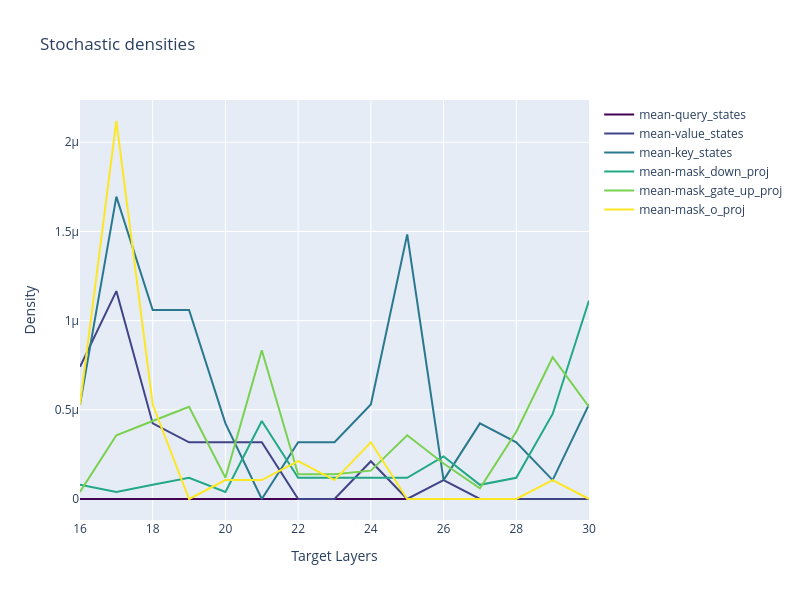

Notebook code for this chart:
### Code cell
plot_densities(densities)

### Figure 1 — Plotly figure (JSON) as saved in the notebook; plotly's stock layout.template omitted (floating-point values rounded to 4 significant figures)
{"data": [{"line": {"color": "rgba(0.267004, 0.004874, 0.329415, 1.0)"}, "mode": "lines", "name": "mean-query_states", "type": "scatter", "x": [16, 17, 18, 19, 20, 21, 22, 23, 24, 25, 26, 27, 28, 29, 30], "y": [0, 0, 0, 0, 0, 0, 0, 0, 0, 0, 0, 0, 0, 0, 0]}, {"line": {"color": "rgba(0.253935, 0.265254, 0.529983, 1.0)"}, "mode": "lines", "name": "mean-value_states", "type": "scatter", "x": [16, 17, 18, 19, 20, 21, 22, 23, 24, 25, 26, 27, 28, 29, 30], "y": [7.417e-07, 1.166e-06, 4.239e-07, 3.179e-07, 3.179e-07, 3.179e-07, 0, 0, 2.119e-07, 0, 1.06e-07, 0, 0, 0, 0]}, {"line": {"color": "rgba(0.163625, 0.471133, 0.558148, 1.0)"}, "mode": "lines", "name": "mean-key_states", "type": "scatter", "x": [16, 17, 18, 19, 20, 21, 22, 23, 24, 25, 26, 27, 28, 29, 30], "y": [5.298e-07, 1.695e-06, 1.06e-06, 1.06e-06, 4.239e-07, 0, 3.179e-07, 3.179e-07, 5.298e-07, 1.483e-06, 1.06e-07, 4.239e-07, 3.179e-07, 1.06e-07, 5.298e-07]}, {"line": {"color": "rgba(0.134692, 0.658636, 0.517649, 1.0)"}, "mode": "lines", "name": "mean-mask_down_proj", "type": "scatter", "x": [16, 17, 18, 19, 20, 21, 22, 23, 24, 25, 26, 27, 28, 29, 30], "y": [7.947e-08, 3.974e-08, 7.947e-08, 1.192e-07, 3.974e-08, 4.371e-07, 1.192e-07, 1.192e-07, 1.192e-07, 1.192e-07, 2.384e-07, 7.947e-08, 1.192e-07, 4.768e-07, 1.113e-06]}, {"line": {"color": "rgba(0.477504, 0.821444, 0.318195, 1.0)"}, "mode": "lines", "name": "mean-mask_gate_up_proj", "type": "scatter", "x": [16, 17, 18, 19, 20, 21, 22, 23, 24, 25, 26, 27, 28, 29, 30], "y": [3.974e-08, 3.576e-07, 4.371e-07, 5.166e-07, 1.192e-07, 8.345e-07, 1.391e-07, 1.391e-07, 1.589e-07, 3.576e-07, 1.987e-07, 5.96e-08, 3.775e-07, 7.947e-07, 5.166e-07]}, {"line": {"color": "rgba(0.993248, 0.906157, 0.143936, 1.0)"}, "mode": "lines", "name": "mean-mask_o_proj", "type": "scatter", "x": [16, 17, 18, 19, 20, 21, 22, 23, 24, 25, 26, 27, 28, 29, 30], "y": [5.298e-07, 2.119e-06, 5.298e-07, 0, 1.06e-07, 1.06e-07, 2.119e-07, 1.06e-07, 3.179e-07, 0, 0, 0, 0, 1.06e-07, 0]}], "layout": {"height": 600, "title": {"text": "Stochastic densities"}, "width": 800, "xaxis": {"title": {"text": "Target Layers"}}, "yaxis": {"title": {"text": "Density"}}}}
